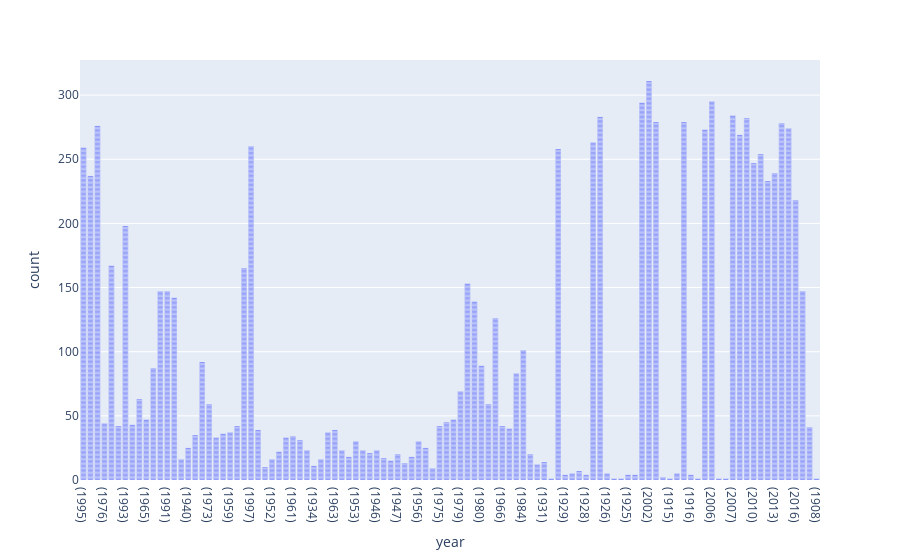

Write notebook code for a chart like this one.
### Code cell
fig = px.bar(movies, x='year')
fig.show()

### Figure 1 — Plotly figure (JSON) as saved in the notebook; plotly's stock layout.template omitted (floating-point values rounded to 4 significant figures; data arrays with more than 128 entries replaced by an {"elided": "..."} marker saying what was removed)
{"data": [{"alignmentgroup": "True", "hovertemplate": "year=%{x}<br>count=%{y}<extra></extra>", "legendgroup": "", "marker": {"color": "#636efa", "pattern": {"shape": ""}}, "name": "", "offsetgroup": "", "orientation": "v", "showlegend": false, "textposition": "auto", "type": "bar", "x": {"elided": "9742 str values"}, "xaxis": "x", "y": {"elided": "9742 int values"}, "yaxis": "y"}], "layout": {"barmode": "relative", "legend": {"tracegroupgap": 0}, "margin": {"t": 60}, "xaxis": {"anchor": "y", "domain": [0, 1], "title": {"text": "year"}}, "yaxis": {"anchor": "x", "domain": [0, 1], "title": {"text": "count"}}}}
